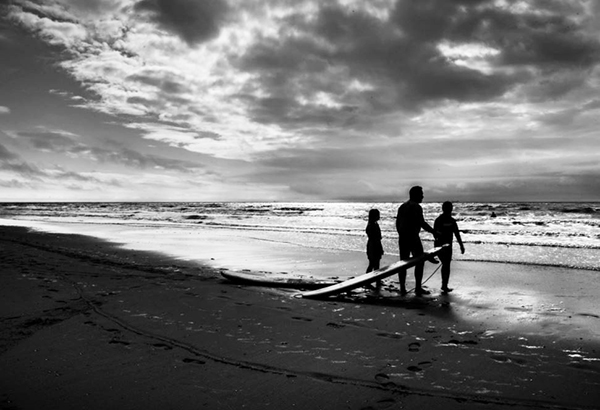
#> input picture artificial_intelligence/genetic-drawing-master/example2.jpg, 600 x 410 px; its folder holds 3 pictures in this run
$ python genetic_drawing.py   (older library calls are emulated)
#> lines starting #> are read from the running program, lines starting #| are printed output that depends on the picture
'''
La popolazione è fatta di cromosomi (pennellate) che contengono ciascuno: colore, posizione, dimensione, direzione e il tipo di
pennellata (i tipi di pennellata in questo caso sono 4 nella cartella .\brushes\watercolor).
Ogni popolazione costituisce N pennellate (N cromosomi). La popolazione viene fatta evolvere fino a che le pennellate non si
avvicinano il più possibile alla figura da riprodurre (ovviamente c'è un numero massimo di generazioni).
La popolazione è memorizzata dentro DNASeq (sequenze di DNA, ovvero cromosomi) che è una lista di liste.
In questo codice vengono fatte evolvere più popolazioni utilizzando una dimensione del pennello sempre più piccola.
Ciò viene effettuato attraverso gli stage: più lo stage è alto e più è piccola la dimensione del pennello.
Viene lasciata dipinta sempre e solo la popolazione migliore dello stage precedente.
La maschera serve a concentrare l'algoritmo genetico su parti dell'immagine che hanno bisogno di più dettagli.

'''

import cv2
import imageio
import os
import numpy as np
import time
import matplotlib.pyplot as plt
plt.ion()
import string
import random
from IPython.display import clear_output
from numpy.core.shape_base import block


class GeneticDrawing:
    def __init__(self, img_path, seed=0, brushesRange=[[0.1, 0.3], [0.3, 0.7]]):
#> called with img_path = 'example2.jpg', seed = 1.8e+09
        self.original_img = cv2.imread(img_path)
#> self.original_img is the input picture: shape (410, 600, 3); min 0, max 255, mean 116.6
        self.img_grey = cv2.cvtColor(self.original_img,cv2.COLOR_BGR2GRAY)
        self.img_grads = self._imgGradient(self.img_grey)
        self.myDNA = None
        self.seed = seed
        self.brushesRange = brushesRange
        self.sampling_mask = None

        #start with an empty black img
        self.imgBuffer = [np.zeros((self.img_grey.shape[0], self.img_grey.shape[1]), np.uint8)]

    def generate(self, stages=10, generations=100, brushstrokesCount=10, show_progress_imgs=True):
        # Per ogni stage il pennello dei cromosmi si rimpiccolisce
        for s in range(stages):
            # initialize new DNA
            if self.sampling_mask is not None:
                sampling_mask = self.sampling_mask
            else:
                sampling_mask = self.create_sampling_mask(s, stages)
            # Istanzia l'oggetto DNA, ovvero l'oggetto che contiene i parametri e la popolazione del GA
            # La dimensione del pennello di ogni cromosoma dipende da s, ovvero dal numero dello stage
            # Più è alto lo stege e più è piccolo il pennello.
            self.myDNA = DNA(self.img_grey.shape,
                             self.img_grads,
                             self.calcBrushRange(s, stages),
                             # Se un indice ha valore negativo il conteggio parte dalla fine della lista
                             canvas=self.imgBuffer[-1],
                             sampling_mask=sampling_mask)
            # Inizializza randomicamente la popolazione
            self.myDNA.initRandom(self.img_grey, brushstrokesCount, self.seed + time.time() + s)
            #evolve DNA
            #ciclo principale dell'algoritmo genetico
            for g in range(generations):
                self.myDNA.evolveDNASeq(self.img_grey, self.seed + time.time() + g)
                clear_output(wait=True)
                print("Stage ", s+1, ". Generation ", g+1, "/", generations)

            # All'immagine precedente viene aggiunta quella corrispondente alla migliore popolazione.
            if show_progress_imgs is True:
                plt.imshow(self.myDNA.get_cached_image(), cmap='gray')
                plt.show()
                plt.pause(0.001)
            self.imgBuffer.append(self.myDNA.get_cached_image())
        return self.myDNA.get_cached_image()

    def calcBrushRange(self, stage, total_stages):
        return [self._calcBrushSize(self.brushesRange[0], stage, total_stages), self._calcBrushSize(self.brushesRange[1], stage, total_stages)]

    def set_brush_range(self, ranges):
        self.brushesRange = ranges

    def set_sampling_mask(self, img_path):
        self.sampling_mask = cv2.cvtColor(cv2.imread(img_path),cv2.COLOR_BGR2GRAY)

    def create_sampling_mask(self, s, stages):
        percent = 0.2
        start_stage = int(stages*percent)
        sampling_mask = None
        if s >= start_stage:
            t = (1.0 - (s-start_stage)/max(stages-start_stage-1,1)) * 0.25 + 0.005
            sampling_mask = self.calc_sampling_mask(t)
        return sampling_mask

    '''
    we'd like to "guide" the brushtrokes along the image gradient direction, if such direction has large magnitude
    in places of low magnitude, we allow for more deviation from the direction.
    this function precalculates angles and their magnitudes for later use inside DNA class
    '''
    def _imgGradient(self, img):
        #convert to 0 to 1 float representation
        img = np.float32(img) / 255.0
        # Calculate gradient
        gx = cv2.Sobel(img, cv2.CV_32F, 1, 0, ksize=1)
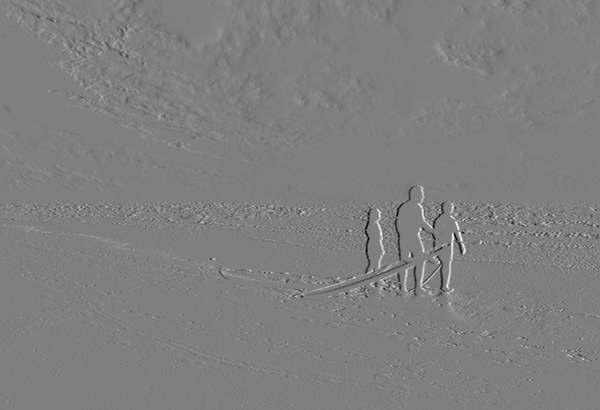
#> gx: shape (410, 600) float32; min -0.992, max 0.996, mean 0.000617; drawn with min black and max white
        gy = cv2.Sobel(img, cv2.CV_32F, 0, 1, ksize=1)
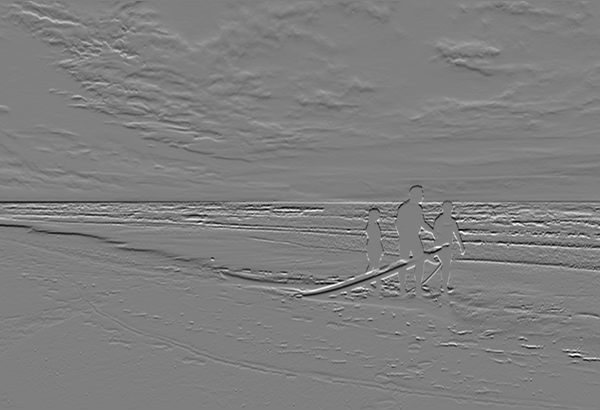
#> gy: shape (410, 600) float32; min -1, max 1, mean -0.00187; drawn with min black and max white
        # Python Calculate gradient magnitude and direction ( in degrees )
        mag, angle = cv2.cartToPolar(gx, gy, angleInDegrees=True)
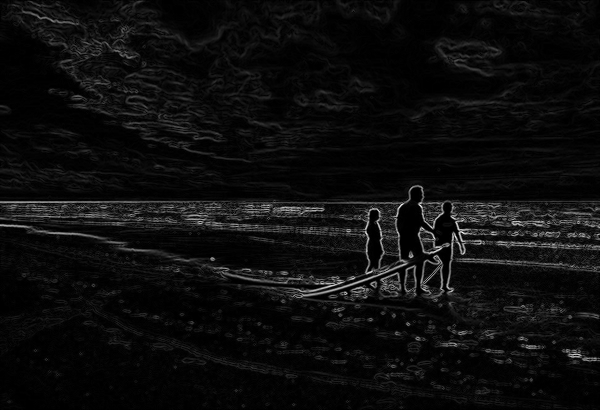
#> mag: shape (410, 600) float32; min 0, max 1.32, mean 0.0696; drawn with min black and max white
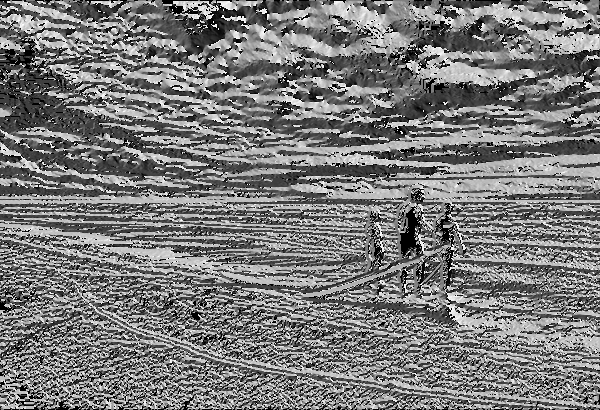
#> angle: shape (410, 600) float32; min 0, max 359.6, mean 172.4; drawn with min black and max white
        #normalize magnitudes
        mag /= np.max(mag)
        #lower contrast
        mag = np.power(mag, 0.3)
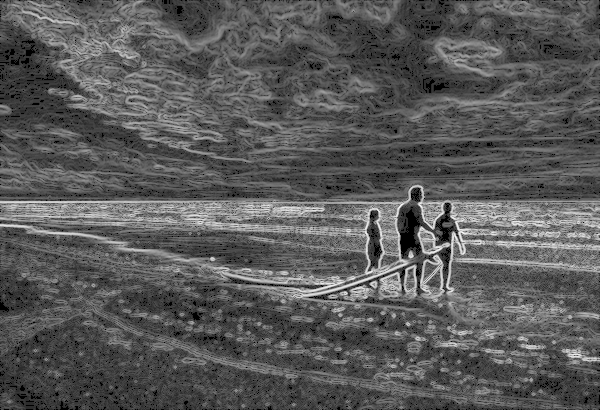
#> mag: shape (410, 600) float32; min 0, max 1, mean 0.352
        return mag, angle

    # [14 lines left out: function calc_sampling_mask, not called in this run]


    def _calcBrushSize(self, brange, stage, total_stages):
        bmin = brange[0]
        bmax = brange[1]
        t = stage/max(total_stages-1, 1)
        return (bmax-bmin)*(-t*t+1)+bmin


# [6 lines left out: function util_sample_from_img, not called in this run]

class DNA:

    def __init__(self, bound, img_gradient, brushstrokes_range, canvas=None, sampling_mask=None):
        self.DNASeq = []
        self.bound = bound

        #CTRLS
        self.minSize = brushstrokes_range[0] #0.1 #0.3
        self.maxSize = brushstrokes_range[1] #0.3 # 0.7
        self.maxBrushNumber = 4
        self.brushSide = 300 #brush image resolution in pixels
        self.padding = int(self.brushSide*self.maxSize / 2 + 5)

        self.canvas = canvas

        #IMG GRADIENT
        self.imgMag = img_gradient[0]
        self.imgAngles = img_gradient[1]

        #OTHER
        self.brushes = self.preload_brushes('brushes/watercolor/', self.maxBrushNumber)
        self.sampling_mask = sampling_mask

        #CACHE
        self.cached_image = None
        self.cached_error = None

    def preload_brushes(self, path, maxBrushNumber):
        imgs = []
        for i in range(maxBrushNumber):
            imgs.append(cv2.imread(path + str(i) +'.jpg'))
        return imgs

    def gen_new_positions(self):
        if self.sampling_mask is not None:
            pos = util_sample_from_img(self.sampling_mask)
            posY = pos[0][0]
            posX = pos[1][0]
        else:
            posY = int(random.randrange(0, self.bound[0]))
            posX = int(random.randrange(0, self.bound[1]))
        return [posY, posX]

    # Inizializzazione della popolazione. Il numero dei cromosomi è pari al numero delle pennelate (brushstrokesCount).
    # Ogni cromosoma ha il colore (intensità), la posizione, la dimensione, la direzione e il tipo di pennellata
    # (i tipi di pennellata in questo caso sono 4 nella cartella .\brushes\watercolor).
    def initRandom(self, target_image, count, seed):
        #initialize random DNA sequence
        for i in range(count):
            #random color
            color = random.randrange(0, 255)
            #random size
            random.seed(seed-i+4)
            size = random.random()*(self.maxSize-self.minSize) + self.minSize
            #random pos
            posY, posX = self.gen_new_positions()
            #random rotation
            '''
            start with the angle from image gradient
            based on magnitude of that angle direction, adjust the random angle offset.
            So in places of high magnitude, we are more likely to follow the angle with our brushstroke.
            In places of low magnitude, we can have a more random brushstroke direction.
            '''
            random.seed(seed*i/4.0-5)
            localMag = self.imgMag[posY][posX]
            localAngle = self.imgAngles[posY][posX] + 90 #perpendicular to the dir
            rotation = random.randrange(-180, 180)*(1-localMag) + localAngle
            # Numero (id) del pennello (sono 4 tipi)
            brushNumber = random.randrange(1, self.maxBrushNumber)
            #append data
            self.DNASeq.append([color, posY, posX, size, rotation, brushNumber])
        #calculate cache error and image
        self.cached_error, self_cached_image = self.calcTotalError(target_image)

    def get_cached_image(self):
        return self.cached_image

    def calcTotalError(self, inImg):
        return self.__calcError(self.DNASeq, inImg)

    # Il funzionale è l'errore (differenza) tra l'immagine generata dalla popolazione e l'immagine originale.
    # Il minimo globale è costituito da una immagine nera, ovvero una immagine che contiene tutti zeri (in scala di grigi)
    # Questo perché la differenza di due immagini uguali restituisce una immagine nera (tutti valori nulli della matrice)
    def __calcError(self, DNASeq, inImg):
        #draw the DNA
        myImg = self.drawAll(DNASeq)

        # E' possibile vedere le immagini con   cv2.imshow('image',diff1)
        # Effettua una doppia sottrazione, invertendo gli operandi, per enfatizzare i valori dell'immagine errore totalDiff.
        # NB: invertire gli operandi e sommare, in questo caso, non ritorna matematicamente valori nulli perchè l'operazione
        # di sottrazione tra immagini non ritorna valori nulli. Ovvero, ad sempio, 56 - 100 darebbe zero, e non -44. Quindi
        # (56 - 100) + (100 - 56) = 0 + 44 = 44
        diff1 = cv2.subtract(inImg, myImg)
        diff2 = cv2.subtract(myImg,inImg)
        totalDiff = cv2.add(diff1, diff2)
        # Trasforma l'immagine errore in un numero che costituisce il risultato del funzionale da minimizzare
        totalDiff = np.sum(totalDiff)
        #print(totalDiff)
        return (totalDiff, myImg)

    def draw(self):
        myImg = self.drawAll(self.DNASeq)
        return myImg

    def drawAll(self, DNASeq):
        #set image to pre generated
        if self.canvas is None: #if we do not have an image specified
            inImg = np.zeros((self.bound[0], self.bound[1]), np.uint8)
        else:
            inImg = np.copy(self.canvas)
        #apply padding
        p = self.padding
        inImg = cv2.copyMakeBorder(inImg, p,p,p,p,cv2.BORDER_CONSTANT,value=[0,0,0])
        #draw every DNA
        for i in range(len(DNASeq)):
            inImg = self.__drawDNA(DNASeq[i], inImg)
        #remove padding
        y = inImg.shape[0]
        x = inImg.shape[1]
        return inImg[p:(y-p), p:(x-p)]

    def __drawDNA(self, DNA, inImg):
        #get DNA data
        color = DNA[0]
        posX = int(DNA[2]) + self.padding #add padding since indices have shifted
        posY = int(DNA[1]) + self.padding
        size = DNA[3]
        rotation = DNA[4]
        brushNumber = int(DNA[5])

        #load brush alpha
        brushImg = self.brushes[brushNumber]
        #resize the brush
        brushImg = cv2.resize(brushImg,None,fx=size, fy=size, interpolation = cv2.INTER_CUBIC)
        #rotate
        brushImg = self.__rotateImg(brushImg, rotation)
        #brush img data
        brushImg = cv2.cvtColor(brushImg,cv2.COLOR_BGR2GRAY)
        rows, cols = brushImg.shape

        #create a colored canvas
        myClr = np.copy(brushImg)
        myClr[:, :] = color

        #find ROI
        inImg_rows, inImg_cols = inImg.shape
        y_min = int(posY - rows/2)
        y_max = int(posY + (rows - rows/2))
        x_min = int(posX - cols/2)
        x_max = int(posX + (cols - cols/2))

        # Convert uint8 to float
        foreground = myClr[0:rows, 0:cols].astype(float)
        background = inImg[y_min:y_max,x_min:x_max].astype(float) #get ROI
        # Normalize the alpha mask to keep intensity between 0 and 1
        alpha = brushImg.astype(float)/255.0


        try:
            # Multiply the foreground with the alpha matte
            foreground = cv2.multiply(alpha, foreground)

            # Multiply the background with ( 1 - alpha )
            background = cv2.multiply(np.clip((1.0 - alpha), 0.0, 1.0), background)
            # Add the masked foreground and background.
            outImage = (np.clip(cv2.add(foreground, background), 0.0, 255.0)).astype(np.uint8)

            inImg[y_min:y_max, x_min:x_max] = outImage
        except:
            print('------ \n', 'in image ',inImg.shape)
            print('pivot: ', posY, posX)
            print('brush size: ', self.brushSide)
            print('brush shape: ', brushImg.shape)
            print(" Y range: ", rangeY, 'X range: ', rangeX)
            print('bg coord: ', posY, posY+rangeY, posX, posX+rangeX)
            print('fg: ', foreground.shape)
            print('bg: ', background.shape)
            print('alpha: ', alpha.shape)

        return inImg


    # [58 lines left out: functions __rotateImg, __evolveDNA, not called in this run]

    def evolveDNASeq(self, inImg, seed):
        for i in range(len(self.DNASeq)):
            self.__evolveDNA(i, inImg, seed)


# Pittura grossolana (esempio matlab con rand ed rgn('shuffle'))
gen = GeneticDrawing('example2.jpg', seed=time.time())
out = gen.generate(20, 20)
#> the loop in generate, `for s in range(stages):` made 1 pass
#> after the loop in generate, `for s in range(stages):`: self.imgBuffer = 1 item
#> (the run stopped early here; a loop or call above may not have finished)
